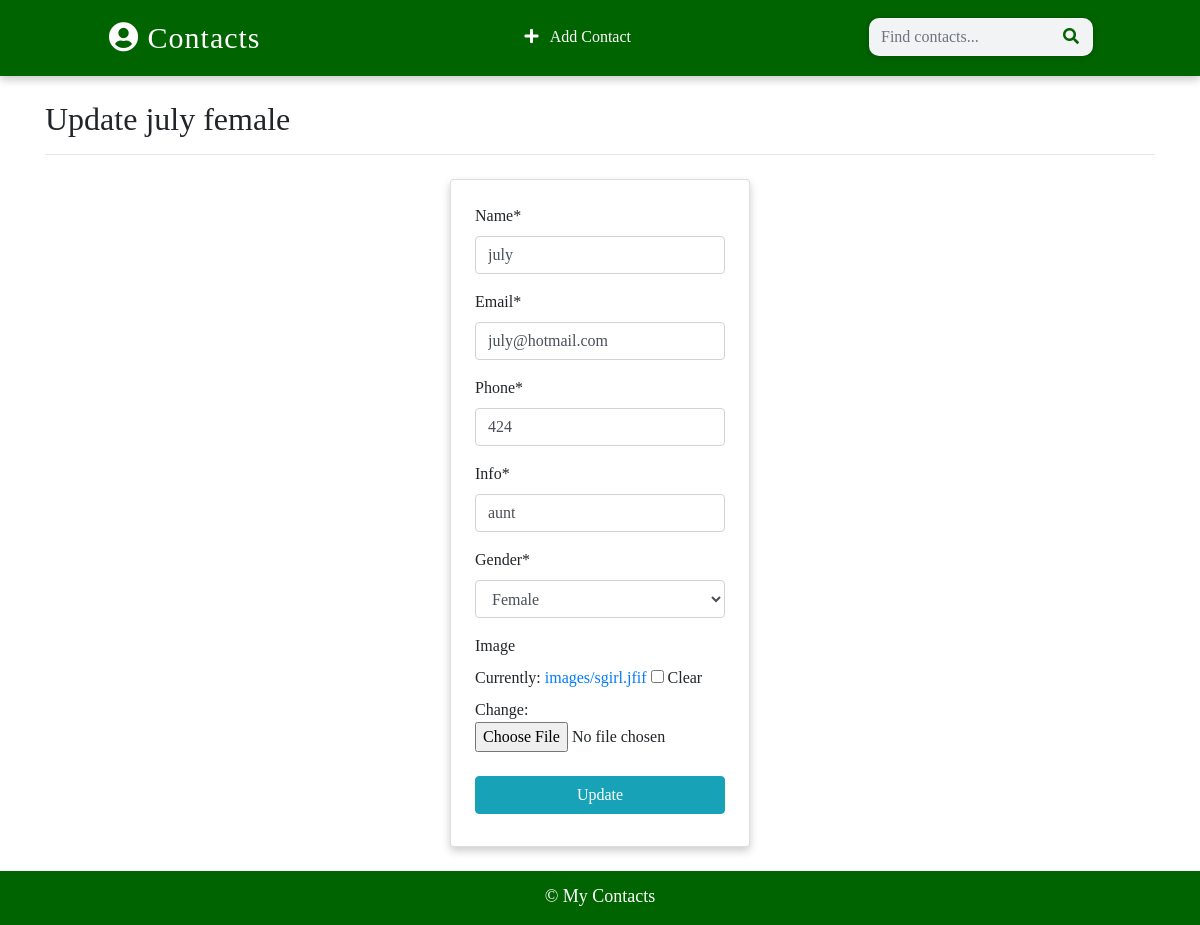
The page /contact/update/2 on the database as committed earlier.
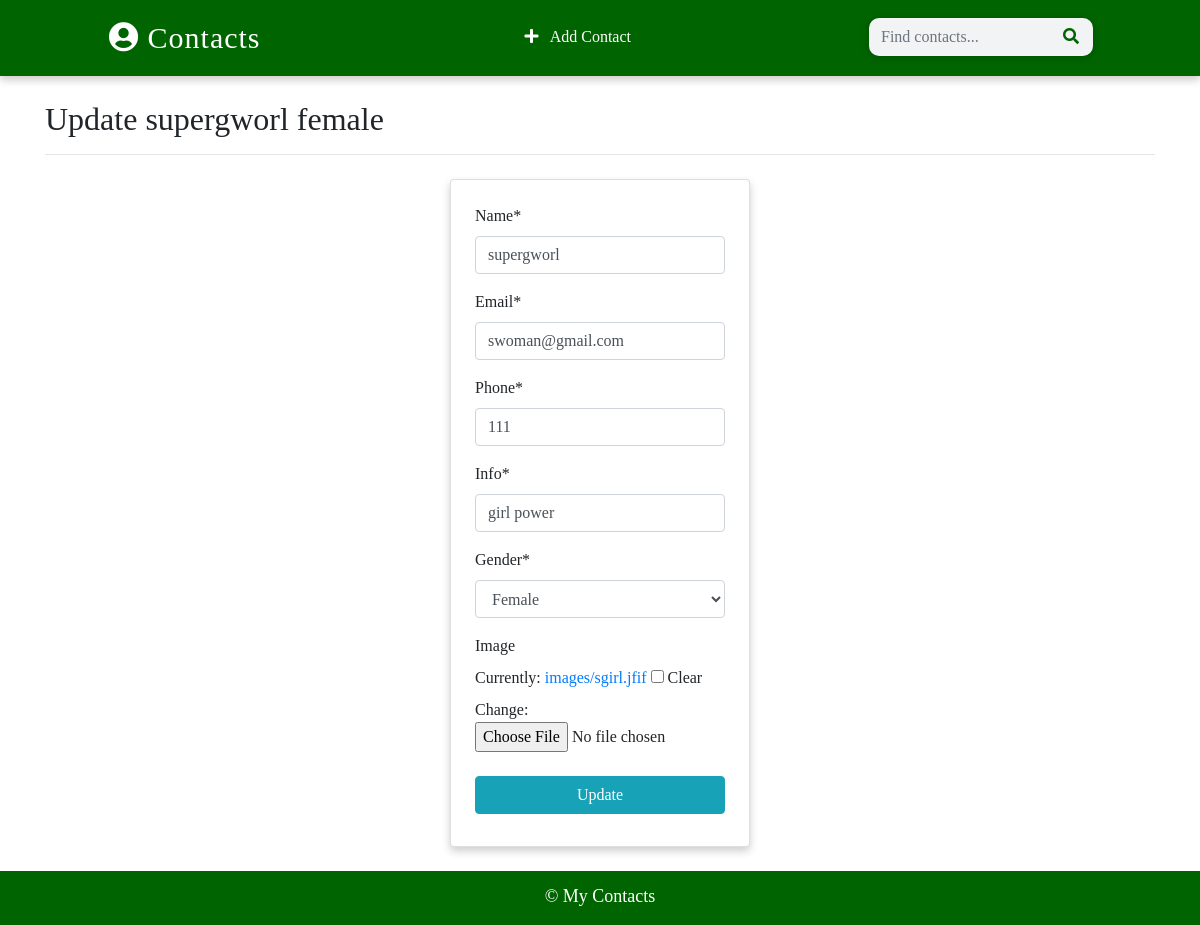
The same page on the database as committed later.
### app/models.py (models this page shows)
class contact (models.Model):
    name = models.CharField(max_length=100)
    email = models.EmailField(max_length=100)
    phone = models.IntegerField()
    info = models.CharField(max_length=100)
    gender  = models.CharField(max_length=50, choices=(
                ('male','Male'),
                ('female','Female')
    ))
    image = models.ImageField(upload_to='images/', blank=True)
    date_added=models.DateTimeField(default=datetime.now)
    def __str__(self):
        return f'{self.name} {self. gender}'
    class Meta:
        ordering = ['-id']  # this lets latest added contact to appear at the first in the index page

### app/views.py (the view, shortened to what this page needs)
# urls.py: path('contact/update/<int:pk>',views.ContactUpdateView.as_view(),name="update"), # WE ALwAYS NEED PRIMARY KEY FOR THE UPDATE PROCESS
class ContactUpdateView(UpdateView):
    model= contact
    template_name='update.html'
    fields=['name','email','phone','info','gender','image']

### templates/update.html (shortened to what this page needs)
{% extends 'base.html' %}
{% load crispy_forms_tags %}
{% block content %}
<div class="container">
    <h2 class="heading font-weight-light create-center "> Update {{contact}} </h2>
    <hr>
</div>
<div class="container w-25 card p-4 mt-4">
     <form action="" method="post" enctype="multipart/form-data">
        {{form | crispy }}
        <input type="submit" value="Update" class="w-100 text-white text-center my-2 btn btn-info">
    </form>
</div>
{% endblock content %}

Rows that differ between the two databases and show on the page:
changed contact "Female": name+gender "july female" → "supergworl female"; name "july" → "supergworl"; email "july@hotmail.com" → "swoman@gmail.com"; phone "424" → "111"; info "aunt" → "girl power"
